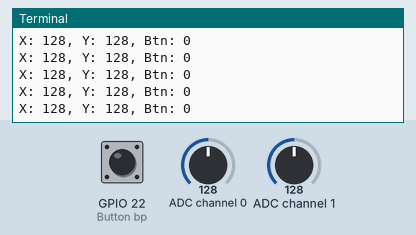
This program was run on a simulated Raspberry Pi (BCM pin numbers). On the bench: the last lines printed to the terminal. The inputs (shaded band) are chosen by the test bench; at power-on: ADC channel 0 = 128, ADC channel 1 = 128, GPIO 22 (Button bp) HIGH (analog values on the 0–255 scale). Library files of the repository ran but are not shown: ADC0834.py.

Above: at 1.2 s.
1.3 s: ADC channel 0 set to 178
At 1.59 s:
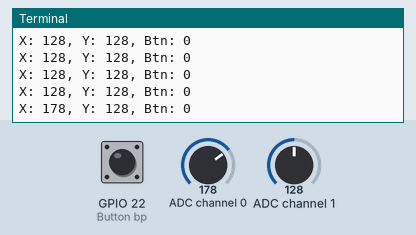
2.8 s: ADC channel 1 set to 178
At 2.81 s:
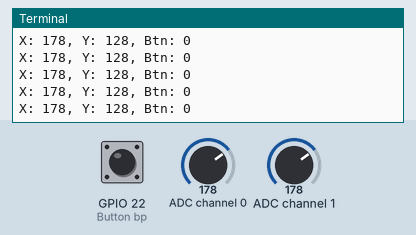
4.3 s: GPIO 22 (Button bp) pulled LOW for 0.25 s
At 4.64 s:
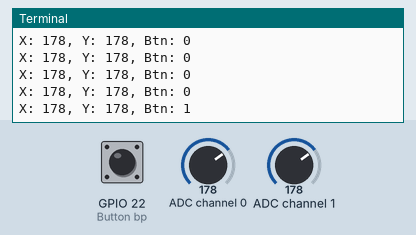
6.0 s: ADC channel 0 set to 224
At 6.06 s:
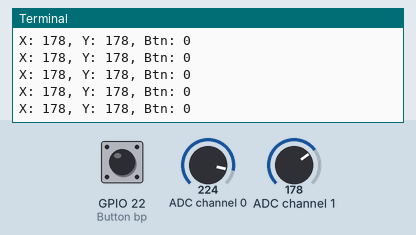
7.5 s: GPIO 22 (Button bp) pulled LOW for 1 s
At 7.69 s:
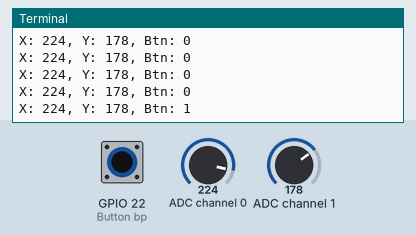
10.0 s: ADC channel 1 set to 224
At 10.13 s:
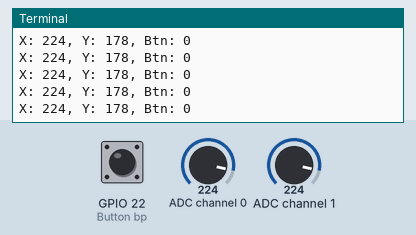
Timing chart, 0 to 12.5 s (numbered marks = the images above; inputs shaded):
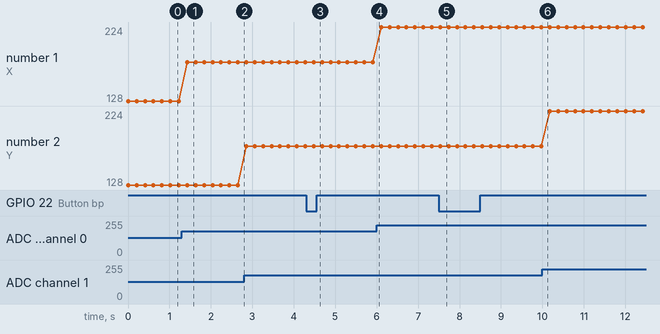

Measured:
- after the input at 1.3 s, the terminal: prints a new line after 0.13 s (image 1)
- after the input at 4.3 s, the terminal: prints a new line after 0.18 s (image 3)
- after the input at 7.5 s, the terminal: prints a new line at once (image 5)
- plotted number 1: 128 → 178 after the input at 1.3 s, 178 → 224 after the input at 6.0 s

The program:

joystick.py
```python
from gpiozero import Button
import ADC0834
from time import sleep

# Initialize the button connected to GPIO pin 22
# Button Pin = bp
bp = Button(22)

ADC0834.setup()

try:
    while True:
        # x value = x, y value = y
        x = ADC0834.getResult(0)
        y = ADC0834.getResult(1)

        # button value = bv
        bv = bp.value
        print(f'X: {x}, Y: {y}, Btn: {bv}')
        sleep(0.2)
except KeyboardInterrupt:
    print('Existing...')
finally:
    pass
```
